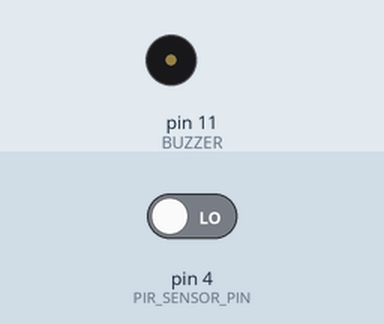
A sketch run on a simulated Arduino Uno, built with avr-gcc and run on an emulated ATmega328P. On the bench: buzzer (waves = sounding). Inputs (shaded band) come from the test bench; at power-on: pin 4 (PIR_SENSOR_PIN) LOW. What the sketch prints to the serial monitor is not drawn.

Above: at 1.2 s.
1.3 s: pin 4 (PIR_SENSOR_PIN) driven HIGH
At 1.9 s:
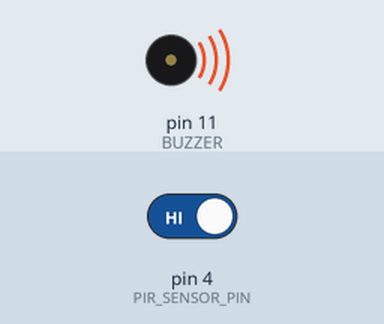
4.3 s: pin 4 (PIR_SENSOR_PIN) driven LOW
Timing chart, 0 to 7.3 s (numbered marks = the images above; inputs shaded):
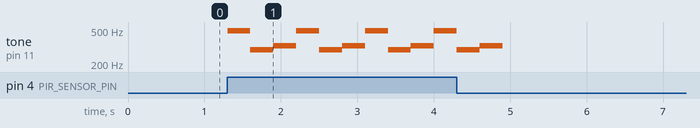

Measured:
- after the input at 1.3 s, tone on pin 11 (BUZZER): silent → 493 Hz at once, then repeats every 0.90 s: 293 Hz 0.30 s, 329 Hz 0.30 s, 493 Hz 0.30 s

The sketch:

sketch_oct20b.ino
```cpp
//Set pin for PIR sensor
int PIR_SENSOR_PIN = 4;

//Set a variable for if motion is detected or not
int currentMovementState = LOW;

//Pin Status
int value = 0;


//PIEZO

//set pin for buzzer
int BUZZER = 11;

//Buzzer function to produce "Panic Sound"
void buzzerSFX() {
//Play the buzzer sound
  tone(BUZZER, 493);
  //Delay
  delay(300);
  //Stop the buzzer
  noTone(BUZZER);

//Play the buzzer sound
  tone(BUZZER, 293);
  //Delay
  delay(300);
  //Stop the buzzer
  noTone(BUZZER);

//Play the buzzer sound
  tone(BUZZER, 329);
  //Delay
  delay(300);
  //Stop the buzzer
  noTone(BUZZER);
}

void setup() {
  //Testing purposes
  Serial.begin(57600);

  //Read if there is movement via digital
  value = digitalRead(PIR_SENSOR_PIN);

  //Set inputs and outputs

  //PIR as input - Whats going in
  pinMode(PIR_SENSOR_PIN, INPUT);

  //Buzzer as output - Whats going out
  pinMode(BUZZER, OUTPUT);
}

void loop() {
  //Read if there is movement via digital
  value = digitalRead(PIR_SENSOR_PIN);
  if (value == HIGH) {
    Serial.println("HIGH");
    buzzerSFX();
    if (currentMovementState == LOW) {
    currentMovementState == HIGH;
    }
  }
  else {
    Serial.println("LOW");
    currentMovementState == LOW;
  }
}
```
